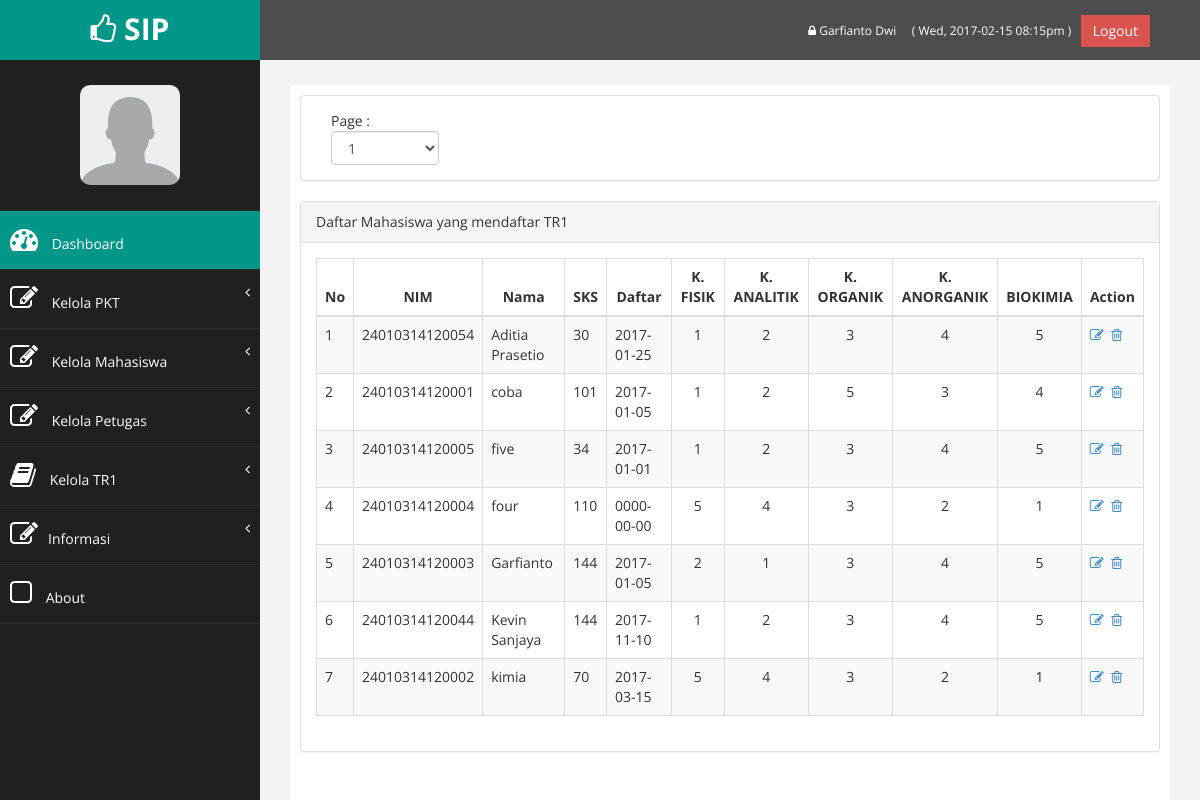
Screenshot of /dashboard/daftar_tr1.php (signed in) with the database file from the repository.
### tables this page shows
CREATE TABLE `petugas` (
  `idpetugas` int(11) NOT NULL,
  `nama` varchar(30) NOT NULL,
  `email` varchar(50) NOT NULL,
  `password` varchar(50) NOT NULL
);

CREATE TABLE `daftar_tr1` (
  `id_tr1` int(11) NOT NULL,
  `nim` varchar(14) NOT NULL,
  `komulatif` int(10) NOT NULL,
  `sks` int(10) NOT NULL,
  `krs` date NOT NULL,
  `daftar` date NOT NULL,
  `fisik` varchar(10) NOT NULL,
  `analitik` int(10) NOT NULL,
  `organik` int(10) NOT NULL,
  `anorganik` int(10) NOT NULL,
  `biokimia` int(10) NOT NULL,
  `nilai_akhir` int(11) NOT NULL
);

CREATE TABLE `anggota` (
  `nim` varchar(20) NOT NULL,
  `nama` varchar(30) NOT NULL,
  `password` varchar(50) NOT NULL,
  `alamat` varchar(150) NOT NULL,
  `kota` varchar(30) NOT NULL,
  `email` varchar(50) NOT NULL,
  `no_telp` varchar(15) NOT NULL,
  `id_wali` varchar(20) NOT NULL,
  `angkatan` varchar(10) NOT NULL,
  `judul` varchar(80) NOT NULL,
  `idlab` varchar(10) NOT NULL
);

### dashboard/functions.php (called while the page is built, shortened)
<?php
	require_once('connect.php');
	$con = mysqli_connect($db_host, $db_username, $db_password, $db_database);
	$site_name="SIP";
	if(isset($_SESSION['sip_masuk_aja'])){
		if($_SESSION['sip_status']=='petugas'){
			$query = "SELECT * FROM petugas WHERE idpetugas=".$_SESSION['sip_masuk_aja']."";
			$petugas=mysqli_query($con,$query);
			$petugas=$petugas->fetch_object();
			$status=$_SESSION['sip_status'];
		}elseif($_SESSION['sip_status']=='anggota'){
			$query = "SELECT * FROM anggota WHERE nim=".$_SESSION['sip_masuk_aja']."";
			$anggota=mysqli_query($con,$query);
			$anggota=$anggota->fetch_object();
			$status=$_SESSION['sip_status'];
		}elseif($_SESSION['sip_status']=='dosen'){
			$query = "SELECT * FROM dosen WHERE nip=".$_SESSION['sip_masuk_aja']."";
			$dosen=mysqli_query($con,$query);
			$dosen=$dosen->fetch_object();
			$status=$_SESSION['sip_status'];
		}elseif($_SESSION['sip_status']=='lab'){
			$query = "SELECT * FROM lab WHERE idlab=".$_SESSION['sip_masuk_aja']."";
			$lab=mysqli_query($con,$query);
			$lab=$lab->fetch_object();
			$status=$_SESSION['sip_status'];
		}else {
			echo "Harap ulangi login";
		}
	}
?>

### dashboard/daftar_tr1.php (the view, shortened to what this page needs)
<?php
	include_once('sidebar.php');
?>
<div class="row" >
	<div class="col-md-12 col-sm-12 col-xs-12">
		<div class="panel panel-default">
			<div class="panel-body">
				<div class="col-md-2 col-sm-12 col-xs-12">
					Page :
				<select class='form-control' id='page'>
				<?php
					$query = "SELECT count(nim) as jml_data FROM daftar_tr1";
					$result = $con->query( $query );
					$row = $result->fetch_object();
					$jml_data=$row->jml_data;
					$total_page=ceil($jml_data/10);
					for($i=1;$i<=$total_page;$i++){
						echo "<option value='".$i."'>".$i."</option>";
					}
				?>
				</select>
				</div>
			</div>
		</div>
	</div>
</div>
<div class="row" >
	<div class="col-md-12 col-sm-12 col-xs-12">
		<div class="panel panel-default">
			<div class="panel-heading">
			   Daftar Mahasiswa yang mendaftar TR1
			</div>
			<div class="panel-body">
				<div class="table-responsive">
					<table class="table table-striped table-bordered table-hover">
						<thead>
							<tr>
								<th>No</th>
								<th>NIM</th>
								<th>Nama</th>
								<th>SKS</th>
								<th>Daftar</th>
								<th>K. FISIK</th>
								<th>K. ANALITIK</th>
								<th>K. ORGANIK</th>
								<th>K. ANORGANIK</th>
								<th>BIOKIMIA</th>
								<?php if (($status=="petugas")||($status=="dosen")) {
									echo "<th>Action</th>";
								} ?>
							</tr>
						</thead>
						<tbody id="hasil_anggota">
						<?php
							if (($status=="petugas")||($status=="lab")) {
								$query = "SELECT * FROM daftar_tr1 INNER JOIN anggota ON daftar_tr1.nim=anggota.nim ORDER BY nama LIMIT 10";
							}elseif ($status=="anggota") {
								$query = " SELECT * FROM daftar_tr1 INNER JOIN anggota ON daftar_tr1.nim=anggota.nim WHERE anggota.nim='".$anggota->nim."'";
							}elseif ($status=="dosen") {
								$query = " SELECT * FROM daftar_tr1 INNER JOIN anggota ON daftar_tr1.nim=anggota.nim INNER JOIN dosen on anggota.id_wali=dosen.id_wali WHERE anggota.id_wali='".$dosen->id_wali."'";
							}
							$result = $con->query( $query );
							$i=1;
							while($row = $result->fetch_object()){
								echo "<tr>";
								echo "<td>".$i."</td>";$i++;
								echo "<td>".$row->nim."</td>";
								echo "<td>".$row->nama."</td>";
								echo "<td>".$row->sks."</td>";
								echo "<td>".$row->daftar."</td>";
								echo "<td align='center'>".$row->fisik."</td>";
								echo "<td align='center'>".$row->analitik."</td>";
								echo "<td align='center'>".$row->organik."</td>";
								echo "<td align='center'>".$row->anorganik."</td>";
								echo "<td align='center'>".$row->biokimia."</td>";
								if (($status=="petugas")||($status=="dosen")){
									echo "<td>
										<a href='edit_daftar_tr1.php?nim=".$row->nim."'><i class='fa fa-edit'></i></a>&nbsp;
										<a href='delete_anggota.php?nim=".$row->nim."'><i class='fa fa-trash-o'></i></a>&nbsp;
									 </td>";
								}
								echo "</tr>";
							}
						?>
						</tbody>
					</table>
				</div>
			</div>
		</div>
	</div>
</div>
<?php
	include_once('footer.php');
?>

### dashboard/sidebar.php (shortened to what this page needs)
<?php
	require_once('functions.php');
?>
<!DOCTYPE html>
<html xmlns="http://www.w3.org/1999/xhtml">
<head>
    <link href="assets/css/bootstrap.css" rel="stylesheet" />
    <link href="assets/css/font-awesome.css" rel="stylesheet" />
    <link href="assets/css/custom.css" rel="stylesheet" />
</head>
<body>
    <div id="wrapper">
		<nav class="navbar navbar-default navbar-cls-top " role="navigation" style="margin-bottom: 0">
            <div class="navbar-header">
                <a class="navbar-brand" hKeloref="index.php"><i class="fa fa-thumbs-o-up"></i> <?php echo $site_name ?></a>
            </div>
			<div style="color: white; padding: 15px 50px 5px 50px; float: right; font-size: 16px;">
				<a href="profil.php" title='Ubah Password' style="color:#fff; font-size:12px;"><i class="fa fa-lock"></i> <?php if($status=="petugas") echo $petugas->nama; elseif($status=="dosen") echo $dosen->nama_dosen;elseif($status=="lab") echo $lab->nama_lab; else echo $anggota->nama; ?> </a>&nbsp;&nbsp;
				<a style="text-decoration: none; color:#fff; font-size:12px;"> <?php
					echo " ( ".date("D, Y-m-d") . " ". date("h:ia")." )&nbsp;&nbsp;";
				?>
				</a>
				<a href="logout.php" class="btn btn-danger square-btn-adjust">Logout</a>
			</div>
        </nav>
        <nav class="navbar-default navbar-side" role="navigation">
            <div class="sidebar-collapse">
                <ul class="nav" id="main-menu">
				<li class="text-center">
					<img src="assets/img/user/default.jpg" class="user-image img-responsive"/>
				</li>
				<li>
					<a class="active-menu" href="index.php"><i class="fa fa-dashboard fa-2x"></i> Dashboard</a>
				</li>
				<?php
				if($status=="petugas"){
					echo '<li>
						<a href="#"><i class="fa fa-edit fa-2x"></i> Kelola PKT<span class="fa arrow"></span></a>
						<ul class="nav nav-second-level">
							<li><a href="p_daftar_pkt.php">Pendaftaran PKT</a></li>
							<li><a href="daftar_pkt.php">Daftar Mahasiswa PKT</a></li>
							<li><a href="daftar_input_judul.php">Input Judul Mahasiswa PKT</a></li>
							<li><a href="daftar_judul.php">Daftar Judul Mahasiswa PKT</a></li>
							<li><a href="mhs_lab.php">Input penempatan mahasiswa</a></li>
							<li><a href="daftar_penempatan.php">Daftar penempatan mahasiswa</a></li>
							<li><a href="bimbingan.php">Input bimbingan mahasiswa</a></li>
							<li><a href="daftar_bimbingan.php">Daftar bimbingan mahasiswa</a></li>
							<li><a href="input_nilai_pkt1.php">Input nilai PKT</a></li>
							<li><a href="nilai_pkt.php">Daftar Nilai PKT</a></li>
						</ul>
					</li>
					<li>
						<a href="#"><i class="fa fa-edit fa-2x"></i> Kelola Mahasiswa<span class="fa arrow"></span></a>
						<ul class="nav nav-second-level">
							<li><a href="daftar_anggota.php">Data Anggota</a></li>
							<li><a href="tambah_anggota.php">Tambah Anggota</a></li>
						</ul>
					</li>
					<li>
						<a href="#"><i class="fa fa-edit fa-2x"></i> Kelola Petugas<span class="fa arrow"></span></a>
						<ul class="nav nav-second-level">
							<li><a href="daftar_petugas.php">Data Petugas</a></li>
							<li><a href="tambah_petugas.php">Tambah Petugas</a></li>
						</ul>
					</li>';
				}
				?>
				<li>
						<?php
							echo '<a href="#"><i class="fa fa-book fa-2x"></i> Kelola TR1';
						?>
					<span class="fa arrow"></span></a>
				</li>
				<li>
					<a href="#"><i class="fa fa-edit fa-2x"></i>Informasi<span class="fa arrow"></span></a>
				</li>
					<li>
                        <a  href="http://localhost/sip/index.php#about"><i class="fa fa-square-o fa-2x"></i> About</a>
					</li>
                </ul>
            </div>
        </nav>
        <div id="page-wrapper" >
            <div id="page-inner">

### dashboard/assets/css/custom.css (style rules this page uses)
body { font-family: 'Open Sans', sans-serif; }
#wrapper { width: 100%; background:#202020; }
#page-wrapper { padding: 15px 15px; min-height: 600px; background:#F3F3F3; }
#page-inner { width:100%; margin:10px 20px 10px 0px; background-color:#fff!important; padding:10px; min-height:1200px; }
.text-center { text-align:center; }
.square-btn-adjust { border: 0px solid transparent; -webkit-border-radius: 0px; -moz-border-radius: 0px; border-radius: 0px; }
.user-image { margin: 25px auto; -webkit-border-radius: 10px; -moz-border-radius: 10px; border-radius: 10px; max-height:100px; max-width:100px; }
.navbar-cls-top .navbar-brand { color: #fff; background: #009688; width: 260px; text-align: center; height: 60px; font-size: 30px; font-weight: 700; }
.active-menu { background-color:#009688!important; }
.arrow { float: right; }
.fa.arrow:before { content: "\f104"; }
.sidebar-collapse , .sidebar-collapse .nav { background:none; }
.sidebar-collapse .nav { padding:0; }
.sidebar-collapse .nav > li > a { color:#fff; background:#202020; text-shadow:none; }
.sidebar-collapse > .nav > li > a { padding:15px 10px; }
.sidebar-collapse > .nav > li { border-bottom: 1px solid rgba(107, 108, 109, 0.19); }
.navbar-side { border:none; background-color: #202020; }
.navbar-cls-top { background:#4D4D4D; border-bottom:none; }
.navbar-default { border:0px solid black; }
.navbar-header { background: #009688; }
.nav > li > a > i { margin-right:10px; }
@media (min-width:768px) { #page-wrapper { margin: 0 0 0 260px; padding: 15px 30px; min-height: 1200px; } }
@media (min-width:768px) { .navbar-side { z-index: 1; position: absolute; width: 260px; } }
@media (min-width:768px) { .navbar { border-radius: 0px; } }

### rows the page displays
petugas: nama "Garfianto Dwi"
daftar_tr1: anggota.nim "24010314120054", anggota.nama "Aditia Prasetio", sks "30", daftar "2017-01-25", fisik "1", analitik "2", organik "3", anorganik "4", biokimia "5"
daftar_tr1: anggota.nim "24010314120001", anggota.nama "coba", sks "101", daftar "2017-01-05", fisik "1", analitik "2", organik "5", anorganik "3", biokimia "4"
daftar_tr1: anggota.nim "24010314120005", anggota.nama "five", sks "34", daftar "2017-01-01", fisik "1", analitik "2", organik "3", anorganik "4", biokimia "5"
daftar_tr1: anggota.nim "24010314120004", anggota.nama "four", sks "110", daftar "0000-00-00", fisik "5", analitik "4", organik "3", anorganik "2", biokimia "1"
daftar_tr1: anggota.nim "24010314120003", anggota.nama "Garfianto", sks "144", daftar "2017-01-05", fisik "2", analitik "1", organik "3", anorganik "4", biokimia "5"
daftar_tr1: anggota.nim "24010314120044", anggota.nama "Kevin Sanjaya", sks "144", daftar "2017-11-10", fisik "1", analitik "2", organik "3", anorganik "4", biokimia "5"
daftar_tr1: anggota.nim "24010314120002", anggota.nama "kimia", sks "70", daftar "2017-03-15", fisik "5", analitik "4", organik "3", anorganik "2", biokimia "1"

### other values shown
$site_name "SIP"
form field value "1"
